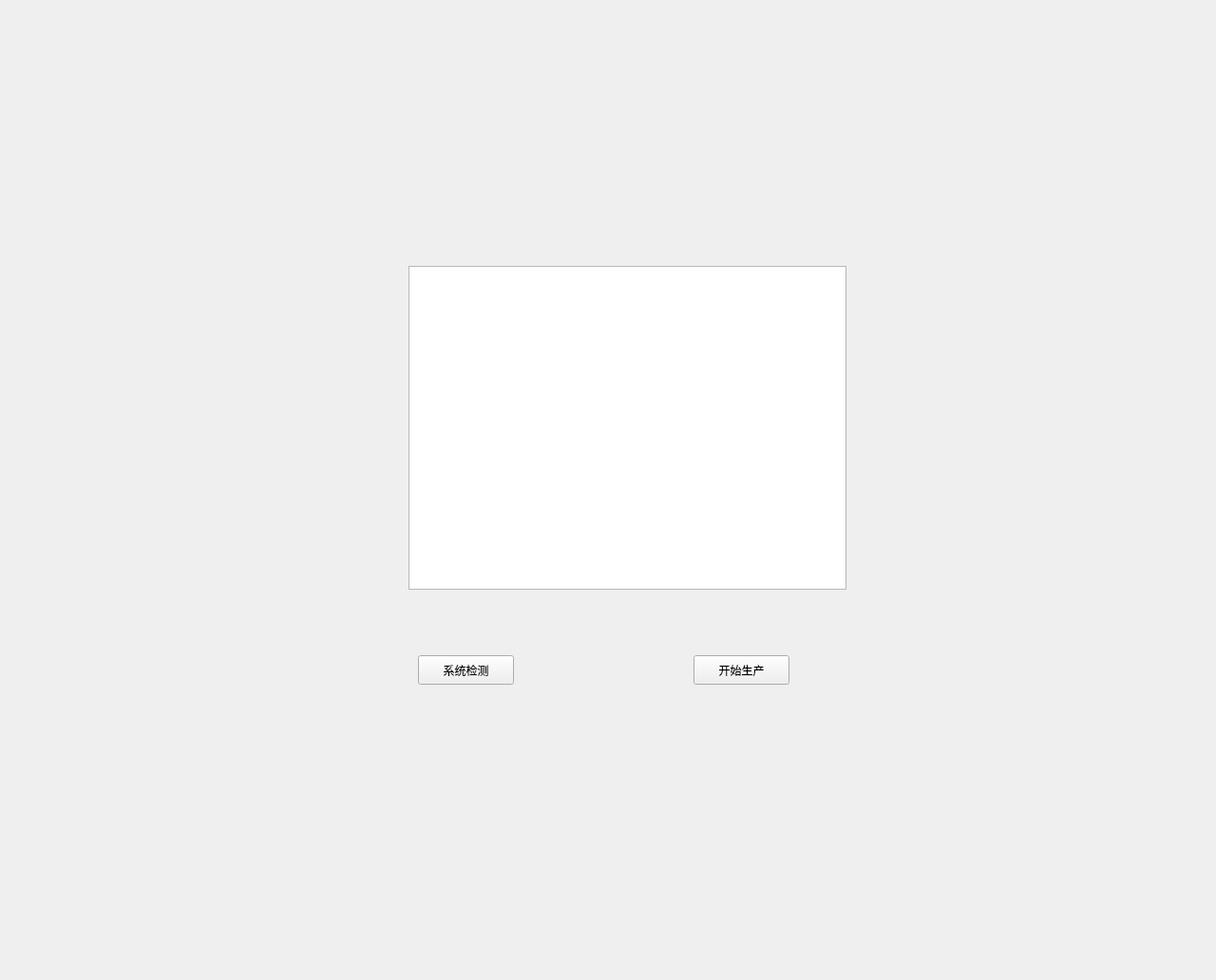
<?xml version="1.0" encoding="UTF-8"?>
<ui version="4.0">
 <class>Form</class>
 <widget class="QWidget" name="Form">
  <property name="geometry">
   <rect>
    <x>0</x>
    <y>0</y>
    <width>1280</width>
    <height>1032</height>
   </rect>
  </property>
  <property name="windowTitle">
   <string>检测界面</string>
  </property>
  <widget class="QLabel" name="label">
   <property name="geometry">
    <rect>
     <x>380</x>
     <y>60</y>
     <width>560</width>
     <height>80</height>
    </rect>
   </property>
   <property name="text">
    <string/>
   </property>
   <property name="pixmap">
    <pixmap>hangyi.png</pixmap>
   </property>
   <property name="scaledContents">
    <bool>true</bool>
   </property>
  </widget>
  <widget class="QLabel" name="label_2">
   <property name="geometry">
    <rect>
     <x>360</x>
     <y>870</y>
     <width>560</width>
     <height>76</height>
    </rect>
   </property>
   <property name="text">
    <string/>
   </property>
   <property name="pixmap">
    <pixmap>robotlab.png</pixmap>
   </property>
   <property name="scaledContents">
    <bool>true</bool>
   </property>
  </widget>
  <widget class="QTextBrowser" name="textBrowser">
   <property name="geometry">
    <rect>
     <x>430</x>
     <y>280</y>
     <width>461</width>
     <height>341</height>
    </rect>
   </property>
  </widget>
  <widget class="QPushButton" name="pushButton">
   <property name="geometry">
    <rect>
     <x>440</x>
     <y>690</y>
     <width>101</width>
     <height>31</height>
    </rect>
   </property>
   <property name="text">
    <string>系统检测</string>
   </property>
  </widget>
  <widget class="QPushButton" name="pushButton_2">
   <property name="geometry">
    <rect>
     <x>730</x>
     <y>690</y>
     <width>101</width>
     <height>31</height>
    </rect>
   </property>
   <property name="text">
    <string>开始生产</string>
   </property>
  </widget>
 </widget>
 <resources/>
 <connections/>
</ui>
